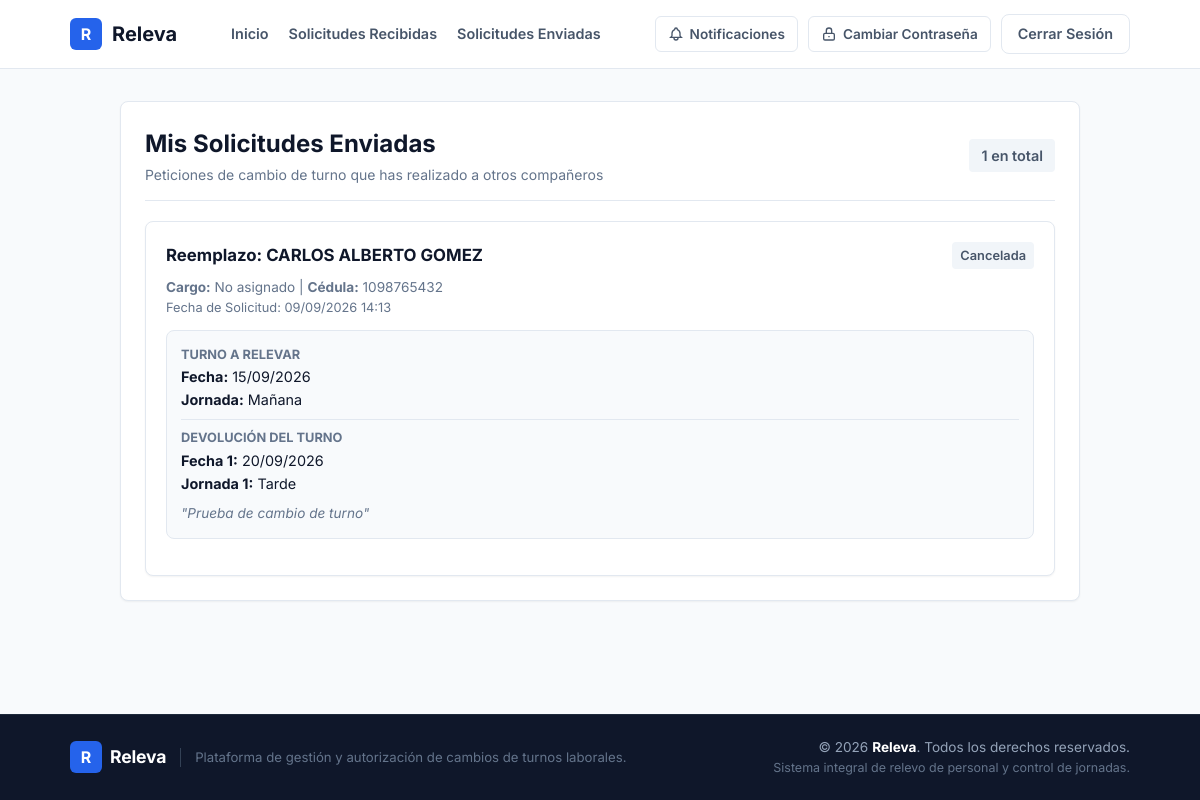
Before: /solicitudes/enviadas/ (signed in) with the older database file.
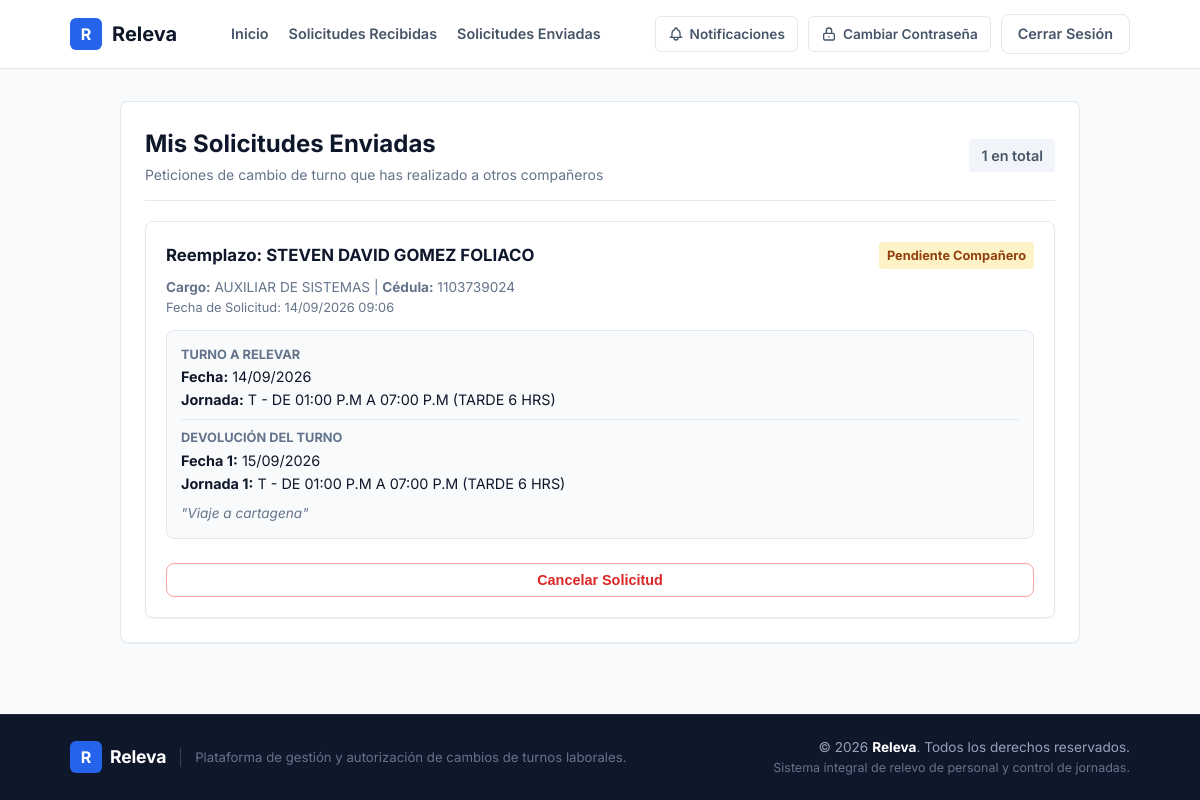
After: the same page with the newer database file.
### core/models.py (models this page shows, shortened)
class SolicitudCambio(models.Model):
    ESTADO_CHOICES = [
        ('PENDIENTE_REEMPLAZO', 'Pendiente por Compañero'),
        ('PENDIENTE_COORDINADOR', 'Pendiente por Coordinador'),
        ('PENDIENTE_GH', 'Pendiente por Gestión Humana'),
        ('ACEPTADA', 'Aprobada'),
        ('RECHAZADA', 'Rechazada'),
        ('CANCELADA', 'Cancelada'),
    ]
    JORNADA_CHOICES = [
        ('N', 'N - DE 06:00 P.M A 06:00 A.M (NOCHE 12H)'),
        ('C', 'C - DE 06:00 A.M A 06:00 P.M (CORRIDO 11 HRS)'),
        ('C1', 'C1 - DE 08:00 A.M A 06:00 P.M (CORRIDO 10 HRS)'),
        ('C2', 'C2 - DE 07:00 A.M A 01:00 P.M Y DE 02:00 P.M A 07:00 P.M (CORRIDO 11 HRS)'),
        ('H', 'H - DE 08:00 A.M A 12:00 M Y DE 01:00 P.M A 05:00 P.M (ADMINISTRATIVO)'),
        ('N1', 'N1 - DE 06:00 P.M A 12:00 P.M Y DE 01:00 A.M A 06:00 A.M (NOCHE 11H)'),
        ('M4', 'M4 - DE 08:00 A.M A 12:00 P.M (4 HORAS MAÑANA)'),
        ('M', 'M - DE 07:00 A.M A 01:00 P.M (MAÑANA 6 HRS)'),
        ('T', 'T - DE 01:00 P.M A 07:00 P.M (TARDE 6 HRS)'),
        ('T9', 'T9 - DE 01:00 P.M A 09:00 P.M (TARDE 8 HRS)'),
        ('LM', 'LM - LICENCIA MATERNIDAD'),
        ('D', 'D - DESCANSO'),
        ('L', 'L - LIBRE'),
        ('LC', 'LC - LIBRE CUMPLEAÑOS'),
        ('ME', 'ME - MAÑANA EDUCATIVA'),
        ('TE', 'TE - TARDE EDUCATIVA'),
        ('V', 'V - VACACIONES'),
    ]
    JORNADA_HORAS = {
        'N': 12,
        'C': 11,
        'C1': 10,
        'C2': 11,
        'H': 8,
        'N1': 11,
        'M4': 4,
        'M': 6,
        'T': 6,
        'T9': 8,
        'LM': 0,
        'D': 0,
        'L': 0,
        'LC': 8,
        'ME': 6,
        'TE': 6,
        'V': 0,
    }
    JORNADA_DICT = dict(JORNADA_CHOICES)
    solicitante = models.ForeignKey(User, on_delete=models.CASCADE, related_name='solicitudes_enviadas', verbose_name="Nombre del Solicitante")
    reemplazo = models.ForeignKey(User, on_delete=models.CASCADE, related_name='solicitudes_recibidas', verbose_name="Nombre del Reemplazo 1")
    reemplazo_2 = models.ForeignKey(User, on_delete=models.SET_NULL, related_name='solicitudes_recibidas_2', blank=True, null=True, verbose_name="Nombre del Reemplazo 2 (Devolución 2)")
    coordinador = models.ForeignKey(User, on_delete=models.SET_NULL, related_name='solicitudes_coordinar', blank=True, null=True, verbose_name="Coordinador que Aprueba")
    fecha_turno = models.DateField(verbose_name="Fecha de Turno")
    jornada = models.CharField(max_length=50, choices=JORNADA_CHOICES, default='M', verbose_name="Jornada")
    fecha_devolucion = models.DateField(verbose_name="Fecha de Devolución 1")
    jornada_devolucion = models.CharField(max_length=50, choices=JORNADA_CHOICES, default='M', verbose_name="Jornada de Devolución 1")
    fecha_devolucion_2 = models.DateField(blank=True, null=True, verbose_name="Fecha de Devolución 2")
    jornada_devolucion_2 = models.CharField(max_length=50, choices=JORNADA_CHOICES, blank=True, null=True, verbose_name="Jornada de Devolución 2")
    motivo = models.TextField(blank=True, null=True, verbose_name="Motivo u Observaciones")
    estado = models.CharField(max_length=30, choices=ESTADO_CHOICES, default='PENDIENTE_REEMPLAZO', verbose_name="Estado")
    fecha_solicitud = models.DateTimeField(auto_now_add=True, verbose_name="Fecha de Solicitud")
    updated_at = models.DateTimeField(auto_now=True, verbose_name="Última Actualización")
    class Meta:
        ordering = ['-fecha_solicitud']
        verbose_name = "Solicitud de Cambio de Turno"
        verbose_name_plural = "Solicitudes de Cambio de Turnos"

class Profile(models.Model):
    user = models.OneToOneField(User, on_delete=models.CASCADE, related_name='profile')
    cargo = models.CharField(max_length=150, blank=True, null=True, verbose_name="Cargo")
    area = models.ForeignKey(Area, on_delete=models.SET_NULL, null=True, blank=True, related_name='empleados', verbose_name="Área")
    def es_admin_area(self):
        if self.user.is_superuser or self.user.is_staff or self.user.username == '1102830559' or self.user.username.lower() in ['admin', 'administrador']:
            return True
        if self.cargo:
            cargo_lower = self.cargo.lower()
            keywords = ['coordinador', 'admin', 'director', 'jefe', 'gerente', 'lider', 'líder', 'gestion humana', 'gestión humana']
            if any(k in cargo_lower for k in keywords):
                return True
        return self.user.areas_administradas.exists()

### core/views.py (the view)
# urls.py: path('solicitudes/enviadas/', views.solicitudes_enviadas_view, name='solicitudes_enviadas'),
@login_required(login_url='core:login')
def solicitudes_enviadas_view(request):
    solicitudes_enviadas = SolicitudCambio.objects.filter(solicitante=request.user).select_related(
        'reemplazo', 'reemplazo__profile', 'reemplazo_2', 'reemplazo_2__profile', 'coordinador'
    )
    enviadas_pendientes = solicitudes_enviadas.filter(estado__in=['PENDIENTE', 'PENDIENTE_REEMPLAZO', 'PENDIENTE_COORDINADOR', 'PENDIENTE_GH']).count()
    context = {
        'solicitudes_enviadas': solicitudes_enviadas,
        'enviadas_pendientes': enviadas_pendientes,
    }
    return render(request, 'solicitudes_enviadas.html', context)

### templates/solicitudes_enviadas.html (shortened to what the changed rows need)
{% extends 'base.html' %}
{% block content %}
<div class="container" style="max-width: 1000px;">
    <div class="card">
        <div style="display: flex; align-items: center; justify-content: space-between; margin-bottom: 20px; padding-bottom: 14px; border-bottom: 1px solid var(--border-color);">
            <div>
                <h1 style="font-size: 1.5rem; font-weight: 700; margin: 0; color: var(--text-primary);">Mis Solicitudes Enviadas</h1>
            </div>
        </div>
        {% if solicitudes_enviadas %}
            <div style="display: grid; grid-template-columns: repeat(auto-fit, minmax(300px, 1fr)); gap: 20px;">
                {% for s in solicitudes_enviadas %}
                    <div style="background: #ffffff; border: 1px solid var(--border-color); border-radius: 8px; padding: 20px; box-shadow: var(--shadow-sm); display: flex; flex-direction: column; justify-content: space-between;">
                        <div>
                            <div style="display: flex; align-items: center; justify-content: space-between; margin-bottom: 8px;">
                                <strong style="font-size: 1.05rem; color: var(--text-primary);">
                                    Reemplazo: {{ s.reemplazo.first_name|default:s.reemplazo.username }}
                                </strong>
                                {% if s.estado == 'PENDIENTE' or s.estado == 'PENDIENTE_REEMPLAZO' %}
                                    <span class="badge" style="background: #fef3c7; color: #92400e; font-weight: 700;">Pendiente Compañero</span>
                                {% elif s.estado == 'PENDIENTE_COORDINADOR' %}
                                    <span class="badge" style="background: #fed7aa; color: #9a3412; font-weight: 700;">Pendiente Coordinador</span>
                                {% elif s.estado == 'PENDIENTE_GH' %}
                                    <span class="badge" style="background: #e0f2fe; color: #0369a1; font-weight: 700;">Pendiente Gestión Humana</span>
                                {% elif s.estado == 'ACEPTADA' %}
                                    <span class="badge" style="background: #dcfce7; color: #166534; font-weight: 700;">Aprobada</span>
                                {% elif s.estado == 'RECHAZADA' %}
                                    <span class="badge" style="background: #fee2e2; color: #991b1b; font-weight: 700;">Rechazada</span>
                                {% else %}
                                    <span class="badge" style="background: #f1f5f9; color: #475569;">Cancelada</span>
                                {% endif %}
                            </div>
                            <p style="font-size: 0.85rem; color: var(--text-muted); margin-bottom: 12px;">
                                <strong>Cargo:</strong> {{ s.reemplazo.profile.cargo|default:"No asignado" }} | <strong>Cédula:</strong> {{ s.reemplazo.username }}<br>
                                <span style="font-size: 0.8rem;">Fecha de Solicitud: {{ s.fecha_solicitud|date:"d/m/Y H:i" }}</span>
                            </p>
                            <div style="font-size: 0.9rem; background: #f8fafc; padding: 14px; border-radius: 8px; margin-bottom: 16px; border: 1px solid var(--border-color); line-height: 1.6;">
                                <div style="margin-bottom: 6px;">
                                    <span style="color: var(--text-muted); font-size: 0.8rem; text-transform: uppercase; font-weight: 700; display: block;">Turno a Relevar</span>
                                    <strong>Fecha:</strong> {{ s.fecha_turno|date:"d/m/Y" }} <br>
                                    <strong>Jornada:</strong> {{ s.get_jornada_display }}
                                </div>
                                <hr style="border: 0; border-top: 1px solid var(--border-color); margin: 8px 0;" />
                                <div>
                                    <span style="color: var(--text-muted); font-size: 0.8rem; text-transform: uppercase; font-weight: 700; display: block;">Devolución del Turno</span>
                                    <strong>Fecha 1:</strong> {{ s.fecha_devolucion|date:"d/m/Y" }} <br>
                                    <strong>Jornada 1:</strong> {{ s.get_jornada_devolucion_display }}
                                </div>
                                {% if s.motivo %}
                                    <div style="margin-top: 8px; font-style: italic; color: var(--text-muted); font-size: 0.85rem;">
                                        "{{ s.motivo }}"
                                    </div>
                                {% endif %}
                            </div>
                        </div>
                        {% if s.estado == 'PENDIENTE' or s.estado == 'PENDIENTE_REEMPLAZO' or s.estado == 'PENDIENTE_COORDINADOR' or s.estado == 'PENDIENTE_GH' %}
                            <form method="POST" action="{% url 'core:cancelar_solicitud' s.pk %}" style="margin-top: 8px;">
                                <button type="submit" class="btn btn-outline" style="width: 100%; color: #dc2626; border-color: #fca5a5; padding: 8px 14px;">
                                    Cancelar Solicitud
                                </button>
                            </form>
                        {% endif %}
                    </div>
                {% endfor %}
            </div>
        {% else %}
            <p style="font-size: 0.95rem; color: var(--text-muted); text-align: center; padding: 40px 0;">
                No has enviado solicitudes de cambio de turno aún.
            </p>
        {% endif %}
    </div>
</div>
{% endblock %}

Changed rows visible on the page:
removed SolicitudCambio: reemplazo.first_name "CARLOS ALBERTO GOMEZ", estado "Cancelada", reemplazo.profile.cargo "No asignado", reemplazo.username "1098765432", fecha_solicitud "09/09/2026 14:13", fecha_turno "15/09/2026", jornada "Mañana", fecha_devolucion "20/09/2026", jornada_devolucion "Tarde", motivo "Prueba de cambio de turno"
added SolicitudCambio: reemplazo.first_name "STEVEN DAVID GOMEZ FOLIACO", shows "Pendiente Compañero", reemplazo.profile.cargo "AUXILIAR DE SISTEMAS", reemplazo.username "1103739024", fecha_solicitud "14/09/2026 09:06", fecha_turno "14/09/2026", jornada "T - DE 01:00 P.M A 07:00 P.M (TARDE 6 HRS)", fecha_devolucion "15/09/2026", jornada_devolucion "T - DE 01:00 P.M A 07:00 P.M (TARDE 6 HRS)", motivo "Viaje a cartagena", shows "Cancelar Solicitud"
